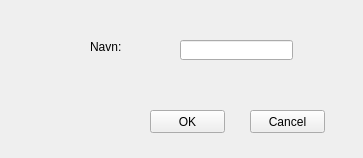
<?xml version="1.0" encoding="UTF-8"?>
<ui version="4.0">
 <class>ContactAddGui</class>
 <widget class="QWidget" name="ContactAddGui">
  <property name="geometry">
   <rect>
    <x>0</x>
    <y>0</y>
    <width>363</width>
    <height>158</height>
   </rect>
  </property>
  <property name="windowTitle">
   <string>Form</string>
  </property>
  <widget class="QPushButton" name="okButton">
   <property name="geometry">
    <rect>
     <x>150</x>
     <y>110</y>
     <width>75</width>
     <height>23</height>
    </rect>
   </property>
   <property name="text">
    <string>OK</string>
   </property>
  </widget>
  <widget class="QPushButton" name="cancelButton">
   <property name="geometry">
    <rect>
     <x>250</x>
     <y>110</y>
     <width>75</width>
     <height>23</height>
    </rect>
   </property>
   <property name="text">
    <string>Cancel</string>
   </property>
  </widget>
  <widget class="QLabel" name="nameLabel">
   <property name="geometry">
    <rect>
     <x>90</x>
     <y>40</y>
     <width>46</width>
     <height>13</height>
    </rect>
   </property>
   <property name="text">
    <string>Navn:</string>
   </property>
  </widget>
  <widget class="QLineEdit" name="nameLineEdit">
   <property name="geometry">
    <rect>
     <x>180</x>
     <y>40</y>
     <width>113</width>
     <height>20</height>
    </rect>
   </property>
  </widget>
 </widget>
 <resources/>
 <connections/>
</ui>
